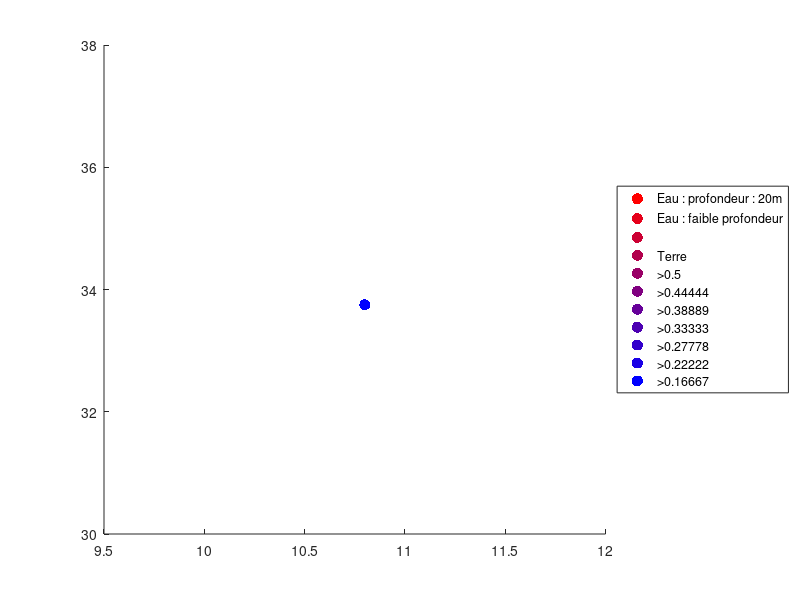

The MATLAB source for this figure:
LonL=10.8;LatL=33.75;
    ColGlob=linspace(45,39,10); % Salinite
    ColGlob=linspace(27.,26.5,10); % Température
    ColGlob=linspace(2.,0,10); % Fluorimetrie
    ColGlob=linspace(0.5,0,10); % Turbidite
    Col=ColGlob;
    R=0;
    hold on,plot(LonL,LatL,'.k','MarkerSize',24,'Color',[1-R 0 R])
    R=0.1;
    hold on,plot(LonL,LatL,'.k','MarkerSize',24,'Color',[1-R 0 R])
    R=0.2;
    hold on,plot(LonL,LatL,'.k','MarkerSize',24,'Color',[1-R 0 R])
    R=0.3;
    hold on,plot(LonL,LatL,'.k','MarkerSize',24,'Color',[1-R 0 R])
    R=0.4;
    hold on,plot(LonL,LatL,'.k','MarkerSize',24,'Color',[1-R 0 R])
    R=0.5;
    hold on,plot(LonL,LatL,'.k','MarkerSize',24,'Color',[1-R 0 R])
    R=0.6;
    hold on,plot(LonL,LatL,'.k','MarkerSize',24,'Color',[1-R 0 R])
    R=0.7;
    hold on,plot(LonL,LatL,'.k','MarkerSize',24,'Color',[1-R 0 R])
    R=0.8;
    hold on,plot(LonL,LatL,'.k','MarkerSize',24,'Color',[1-R 0 R])
    R=0.9;
    hold on,plot(LonL,LatL,'.k','MarkerSize',24,'Color',[1-R 0 R])
    R=1;
    hold on,plot(LonL,LatL,'.k','MarkerSize',24,'Color',[1-R 0 R])

      legend(...
           ['Eau : profondeur : 20m' ],...
           ['Eau : faible profondeur'], ...
           [''], ...
           ['Terre'], ...
           ['>' num2str(Col(1))],...
           ['>' num2str(Col(2))], ...
           ['>' num2str(Col(3))], ...
           ['>' num2str(Col(4))], ...
           ['>' num2str(Col(5))], ...
           ['>' num2str(Col(6))], ...
           ['>' num2str(Col(7))], ...
           ['>' num2str(Col(8))], ...
           ['>' num2str(Col(9))], ...
           ['>' num2str(Col(10))], ...
           'location','EastOutside')

  